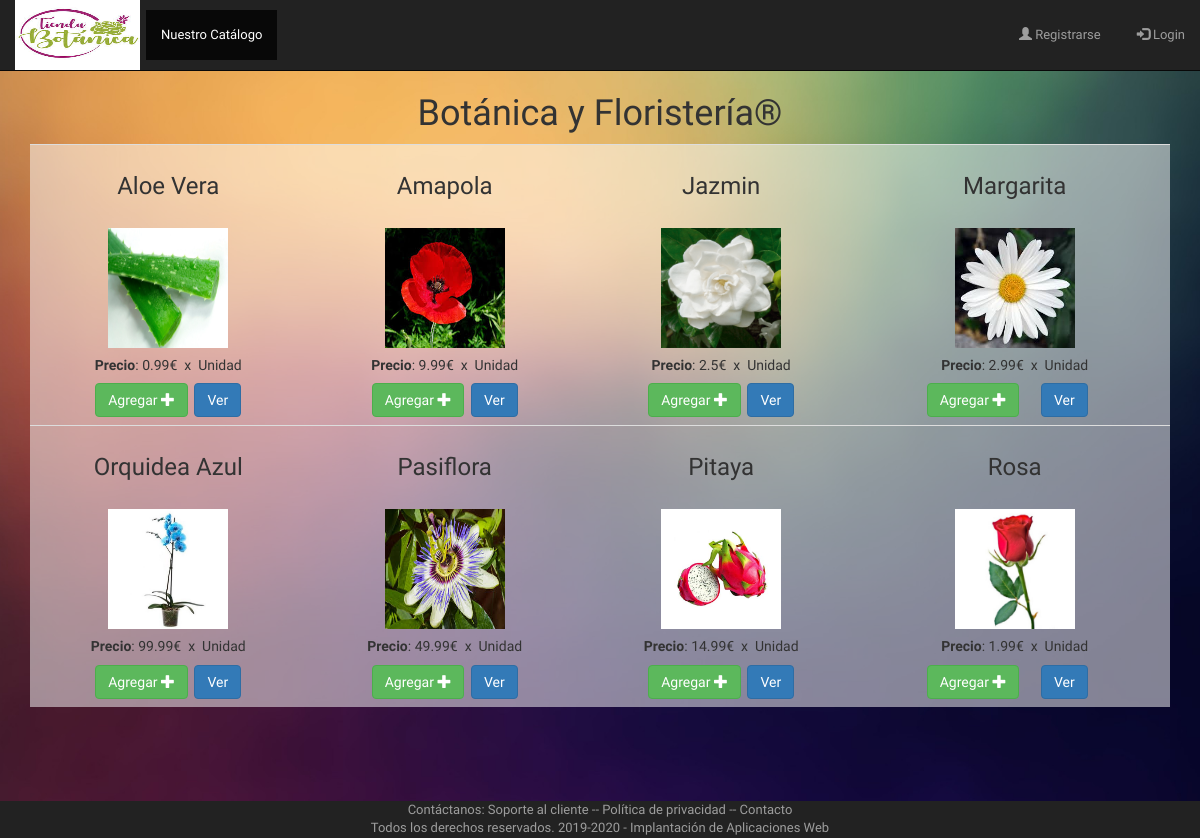
/vistas/catalogo_articulos.php, run on the app's committed database.
### tables this page shows
CREATE TABLE `articulos` (
  `id` int(11) NOT NULL,
  `nombre` text NOT NULL,
  `tipo` text NOT NULL,
  `distribuidor` text NOT NULL,
  `precio` text NOT NULL,
  `descuento` text NOT NULL,
  `unidades` text NOT NULL,
  `imagen` text NOT NULL
);

### controladores/ControladorBD.php (called while the page is built, shortened)
<?php
class ControladorBD {
    private $servername = "localhost";
    private $username = "root";
    private $password = "";
    private $dbname = "tienda2020";
    private $server ="mysql";
    private $bd;
    static private $instancia = null;
    public static function getControlador() {
        if (self::$instancia == null) {
            self::$instancia = new ControladorBD();
        }
        return self::$instancia;
    }
    public function abrirBD() {
        try {
            $this->bd = new PDO($this->server.":host=$this->servername;dbname=$this->dbname", $this->username, $this->password);
            $this->bd->setAttribute(PDO::ATTR_ERRMODE, PDO::ERRMODE_EXCEPTION);
        } catch (PDOException $e) {
            die("conexión fallida " . $e->getMessage());
        }
    }
    public function cerrarBD() {
        $this->bd = null;
    }
    public function consultarBD($consulta, $parametros=null){
        if($parametros!=null)
            return $this->consultarBDParametros($consulta,$parametros);
        else
            return $this->consultarBDDirecta($consulta);
    }
    private function consultarBDParametros($consulta, $parametros) {
        $this->st = $this->bd->prepare($consulta);
        $this->st->execute($parametros);
        return $this->st;
    }
}

### controladores/Paginador.php (called while the page is built, shortened)
<?php
require_once CONTROLLER_PATH . "ControladorBD.php";
class Paginador {
    private $limite = 5;
    private $consulta;
    private $parametros;
    private $total;
    private $bd;
    public function __construct($consulta, $parametros, $limite) {
        $this->limite = $limite;
        $this->consulta = $consulta;
        $this->parametros = $parametros;
        $this->bd = ControladorBD::getControlador();
        $this->bd->abrirBD();
        $this->res = $this->bd->consultarBD($consulta, $parametros);
        $this->filas=$this->res->fetchAll(PDO::FETCH_OBJ);
        $this->total = count($this->filas);
        $this->bd->cerrarBD();
    }
    public function getDatos($p) {
        $this->pagina = $p;
        $inicio = ( $this->pagina - 1 ) * $this->limite;
        if ($inicio > ($this->total - $this->limite)) {
              $this->pagina = $this->pagina - 1;
        }
        $result = new stdclass();
        $result->pagina = $this->pagina;
        $result->limite = $this->limite;
        $result->total = $this->total;
        $result->datos = Array();
        if($inicio>=0){
            $consultar = $this->consulta . ' limit ' . $inicio . ',' . $this->limite;
            $this->bd->abrirBD();
            $this->res = $this->bd->consultarBD($consultar,$this->parametros);
            $respuesta = $this->res->fetchAll(PDO::FETCH_OBJ);
            foreach ($respuesta as $dato) {
                $result->datos[] = $dato;
            }
            $this->bd->cerrarBD();
        }
        return $result;
    }
}

### modelos/articulo.php (called while the page is built, shortened)
<?php
class Articulo {
    private $id;
    private $nombre;
    private $precio;
    private $unidades;
    private $imagen;
    public function __construct($id, $nombre, $tipo, $distribuidor, $precio, $descuento, $unidades, $imagen) {
        $this->id = $id;
        $this->nombre = $nombre;
        $this->precio = $precio;
        $this->unidades = $unidades;
        $this->imagen = $imagen;
    }
    function getid() {
        return $this->id;
    }
    function getnombre() {
        return $this->nombre;
    }
    function getPrecio() {
        return $this->precio;
    }
    function getUnidades() {
        return $this->unidades;
    }
    function getimagen() {
        return $this->imagen;
    }
}
?>

### utilidades/funciones.php (called while the page is built, shortened)
<?php
function encode($str){
    return urlencode(base64_encode($str));
}

### vistas/catalogo_articulos.php (the view, shortened to what this page needs)
<?php require_once $_SERVER['DOCUMENT_ROOT'] . "/iaw/tienda2020/dirs.php";
require_once VIEW_PATH . "cabecera.php"
?>
<!DOCTYPE html>
<html lang="es">
<head>
</head>
<body>
<?php
require_once CONTROLLER_PATH . "ControladorArticulo.php";
require_once CONTROLLER_PATH . "Paginador.php";
require_once UTILITY_PATH . "funciones.php";
if (!isset($_POST["articulo"])) {
    $nombre = "";
} else {
    $nombre = filtrado($_POST["articulo"]);
}
$pagina = (isset($_GET['page'])) ? $_GET['page'] : 1;
$consulta = "SELECT * FROM articulos WHERE nombre LIKE :nombre  order by nombre desc";
$parametros = array(':nombre' => "%" . $nombre . "%");
$limite = 16;
$paginador  = new Paginador($consulta, $parametros, $limite);
$resultados = $paginador->getDatos($pagina);
if (count($resultados->datos) > 0) {
echo "<div class='container'>";
echo"<h1 class='display-1' align='center'>Botánica y Floristería®</h1>";
echo "<table border='0' width='1000px' class='table' >";
krsort($resultados->datos);
$num="";
foreach ($resultados->datos as $a){
    $Articulo = new Articulo($a->id, $a->nombre, $a->tipo, $a->distribuidor, $a->precio, $a->descuento, $a->unidades,  $a->imagen);
    if ($num==4){
        echo "<tr align='center'>";
        $num=1;
    }else{
        $num++;
    }
    if($Articulo->getUnidades() != 0)
    {
    echo "<td><h3 align='center'>". $Articulo->getnombre() ."</h3>"."</br>";
    echo "<div align='center'><img src='/iaw/tienda2020/imagenes/" . $Articulo->getimagen() . "' width='120px' height='120px'> ";
    echo  "<h5>"."<b>Precio</b>: ". $Articulo->getPrecio() ."€ &nbspx &nbspUnidad</h5>";
    if(isset($_SESSION['email'])){
        echo "<a href='/iaw/tienda2020/vistas/carrito_prueba.php?id=".encode($Articulo->getid())."'<button type='button' class='btn btn-success'> Agregar ";
        echo "<span class='glyphicon glyphicon-plus'></span></a>";
        echo "</button>&nbsp ";
    }else{
        echo "<a href='/iaw/tienda2020/vistas/login1.php'<button type='button' class='btn btn-success'> Agregar ";
        echo "<span class='glyphicon glyphicon-plus'></span></a>";
    }
    echo "<a href='/iaw/tienda2020/vistas/read_articulos.php?id=" . encode($Articulo->getid()) . "'<button type='button' class='btn btn-primary'> Ver </buttom></a>";
    echo "</div>";
}
}
echo "</table>";
echo "</div>";
 } else {
     echo "<p><em>No se ha encontrado ningun articulo.</em></p>";
}
?>
<?php require_once VIEW_PATH. "pie.php"; ?>
<br><br><br>

### vistas/cabecera.php (shortened to what this page needs)
<!DOCTYPE html>
<html lang="es">
    <head>
        <link rel="stylesheet" href="https://maxcdn.bootstrapcdn.com/bootstrap/3.3.7/css/bootstrap.css">
    </head>
    </head>
<?php require_once "navbar.php"; ?>

### vistas/navbar.php (shortened to what this page needs)
<?php
require_once UTILITY_PATH . "funciones.php";
?>
<nav class="navbar navbar-inverse navbar-fixed-top">
  <div class="container-fluid">
    <div class="navbar-header">
      <a href=/iaw/tienda2020/index.php><image src="/iaw/tienda2020/imagenes/logo.jpg" width="125" height="70"></a>
    </div>
    <ul class="nav navbar-nav">
      <?php
      if(isset($_SESSION['id']) && $_SESSION['administrador'] == 'si'){
        echo '<li><a href="/iaw/tienda2020/vistas/catalogo_articulos.php">Nuestro Catálogo</a></li>';
        echo '<li class="active"><a href="/iaw/tienda2020/vistas/admin_articulos.php">Administración Productos</a></li>';
        echo '<li class="active"><a href="/iaw/tienda2020/vistas/admin_usuarios.php">Administración Usuarios</a></li>';
    } else{
        echo '<li class="active"><a href="/iaw/tienda2020/vistas/catalogo_articulos.php">Nuestro Catálogo</a></li>';
  }
  ?>
  </ul>
        <ul class="nav navbar-nav navbar-right">
        <?php
          if(!isset($_SESSION['USUARIO']['email'])){
            echo '<li><a href="/iaw/tienda2020/vistas/registro.php"><span class="glyphicon glyphicon-user"></span> Registrarse</a></li>';
            echo '<li><a href="/iaw/tienda2020/vistas/login1.php"><span class="glyphicon glyphicon-log-in"></span> Login</a></li>';
          }
        ?>
    </ul>
  </div>
</nav>
<br><br>
<br><br>

### vistas/pie.php (shortened to what this page needs)
<br><br><br>
<footer class="navbar-inverse navbar-fixed-bottom">
    <div class="p-3 mb-2 bg-secondary text-white">
            <div class="footer-copyright text-center py-3" style="color:#9d9d9d";>Contáctanos:
                <a style="color:#9d9d9d"; href="#">Soporte al cliente</a>
                <a style="color:#9d9d9d"; href="#">--</a>
                <a style="color:#9d9d9d"; href="#">Política de privacidad</a>
                <a style="color:#9d9d9d"; href="#">--</a>
                <a style="color:#9d9d9d"; href="#">Contacto</a>
            </div>
            <div class="footer-copyright text-center py-3" style="color:#9d9d9d";>Todos los derechos reservados. 2019-2020 - Implantación de Aplicaciones Web
            </div>
        </div>
</footer>
</body>
</html>

### vistas/cabecera.php (style rules this page uses)
html,body { font-family: 'Numans', sans-serif; font-size: 13px; }
table tr td:last-child a { margin-right: 15px; }
li { padding: 10px 0 0 6px; }
table { background-color: rgba(255,255,255,0.5); }

### vistas/catalogo_articulos.php (style rules this page uses)
body { background: url(/iaw/tienda2020/imagenes/fondotiendo.jpg) no-repeat center center fixed; -webkit-background-size: cover; -moz-background-size: cover; -o-background-size: cover; background-size: cover; }

### data on the page
articulos: nombre "Aloe Vera", imagen (picture), precio "0.99"
articulos: nombre "Amapola", imagen (picture), precio "9.99"
articulos: nombre "Jazmin", imagen (picture), precio "2.5"
articulos: nombre "Margarita", imagen (picture), precio "2.99"
articulos: nombre "Orquidea Azul", imagen (picture), precio "99.99"
articulos: nombre "Pasiflora", imagen (picture), precio "49.99"
articulos: nombre "Pitaya", imagen (picture), precio "14.99"
articulos: nombre "Rosa", imagen (picture), precio "1.99"
